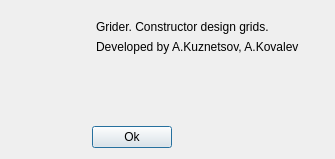
<?xml version="1.0" encoding="UTF-8"?>
<ui version="4.0">
 <class>About</class>
 <widget class="QDialog" name="About">
  <property name="geometry">
   <rect>
    <x>0</x>
    <y>0</y>
    <width>335</width>
    <height>159</height>
   </rect>
  </property>
  <property name="sizePolicy">
   <sizepolicy hsizetype="Fixed" vsizetype="Fixed">
    <horstretch>0</horstretch>
    <verstretch>0</verstretch>
   </sizepolicy>
  </property>
  <property name="windowTitle">
   <string>About</string>
  </property>
  <property name="windowIcon">
   <iconset resource="../share/resources.qrc">
    <normaloff>:/icons/help</normaloff>:/icons/help</iconset>
  </property>
  <layout class="QVBoxLayout" name="verticalLayout">
   <item>
    <layout class="QHBoxLayout" name="horizontalLayout_2">
     <property name="margin">
      <number>9</number>
     </property>
     <item>
      <widget class="QLabel" name="label_3">
       <property name="maximumSize">
        <size>
         <width>70</width>
         <height>70</height>
        </size>
       </property>
       <property name="text">
        <string/>
       </property>
       <property name="pixmap">
        <pixmap resource="../share/resources.qrc">:/icons/grider</pixmap>
       </property>
       <property name="margin">
        <number>0</number>
       </property>
      </widget>
     </item>
     <item>
      <layout class="QVBoxLayout" name="verticalLayout_2">
       <item>
        <widget class="QLabel" name="label_2">
         <property name="text">
          <string>Grider. Constructor design grids.</string>
         </property>
         <property name="alignment">
          <set>Qt::AlignLeading|Qt::AlignLeft|Qt::AlignVCenter</set>
         </property>
        </widget>
       </item>
       <item>
        <widget class="QLabel" name="label">
         <property name="text">
          <string>Developed by A.Kuznetsov, A.Kovalev</string>
         </property>
         <property name="alignment">
          <set>Qt::AlignLeading|Qt::AlignLeft|Qt::AlignVCenter</set>
         </property>
        </widget>
       </item>
      </layout>
     </item>
    </layout>
   </item>
   <item>
    <spacer name="verticalSpacer">
     <property name="orientation">
      <enum>Qt::Vertical</enum>
     </property>
     <property name="sizeHint" stdset="0">
      <size>
       <width>20</width>
       <height>20</height>
      </size>
     </property>
    </spacer>
   </item>
   <item>
    <layout class="QHBoxLayout" name="horizontalLayout">
     <item>
      <spacer name="horizontalSpacer">
       <property name="orientation">
        <enum>Qt::Horizontal</enum>
       </property>
       <property name="sizeType">
        <enum>QSizePolicy::Fixed</enum>
       </property>
       <property name="sizeHint" stdset="0">
        <size>
         <width>81</width>
         <height>20</height>
        </size>
       </property>
      </spacer>
     </item>
     <item>
      <widget class="QPushButton" name="ok">
       <property name="text">
        <string>Ok</string>
       </property>
      </widget>
     </item>
     <item>
      <spacer name="horizontalSpacer_2">
       <property name="orientation">
        <enum>Qt::Horizontal</enum>
       </property>
       <property name="sizeHint" stdset="0">
        <size>
         <width>40</width>
         <height>20</height>
        </size>
       </property>
      </spacer>
     </item>
    </layout>
   </item>
  </layout>
 </widget>
 <resources>
  <include location="../share/resources.qrc"/>
 </resources>
 <connections/>
</ui>
